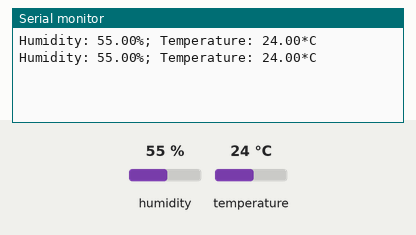
Simulated run of this sketch. Board: Arduino Uno, built with avr-gcc and run on an emulated ATmega328P. Shown: the last lines printed to the serial monitor. The test bench sets the inputs (shaded band); at power-on: humidity 55 %, temperature 24 °C.

Above: at 4.8 s.
4.9 s: humidity set to 22 %
At 6.7 s:
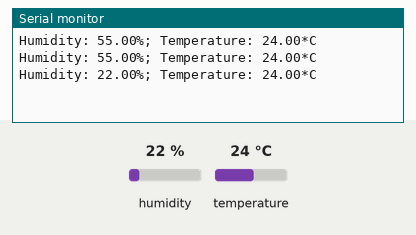
7.9 s: temperature set to 12 °C
At 8.5 s:
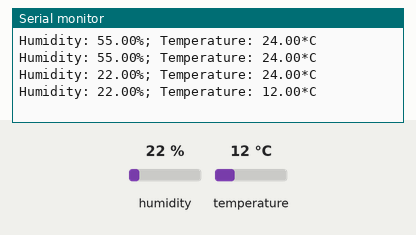
10.9 s: humidity set to 40 %
At 13.2 s:
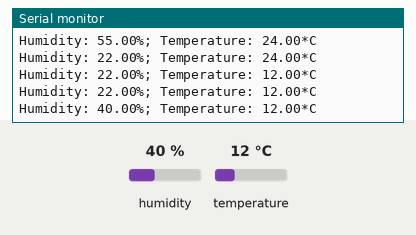
Timing chart, 0 to 14.7 s (numbered marks = the images above; inputs shaded):
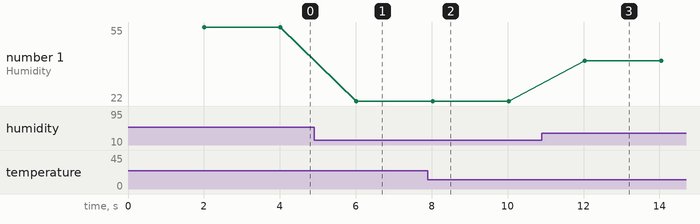

The sketch:

DHT_test.ino.ino
```cpp
#include <DHT_U.h>
#include <DHT.h>

#define dataPin 2
#define DHTType DHT22

DHT dht = DHT(dataPin, DHTType);

void setup() {
  Serial.begin(9600);
  dht.begin();

}

void loop() {
  delay(2000);
  float h = dht.readHumidity();
  float t = dht.readTemperature();
  Serial.print("Humidity: ");
  Serial.print(h);
  Serial.print("%; ");
  Serial.print("Temperature: ");
  Serial.print(t);
  Serial.println("*C");
}
```

Measured:
- after the input at 4.9 s, the serial monitor: prints a new line after 1.1 s (image 1)
- after the input at 7.9 s, the serial monitor: prints a new line after 0.12 s (image 2)
- after the input at 10.9 s, the serial monitor: prints a new line after 1.1 s (image 3)
- plotted number 1: 55 → 22 after the input at 4.9 s, 22 → 40 after the input at 10.9 s
